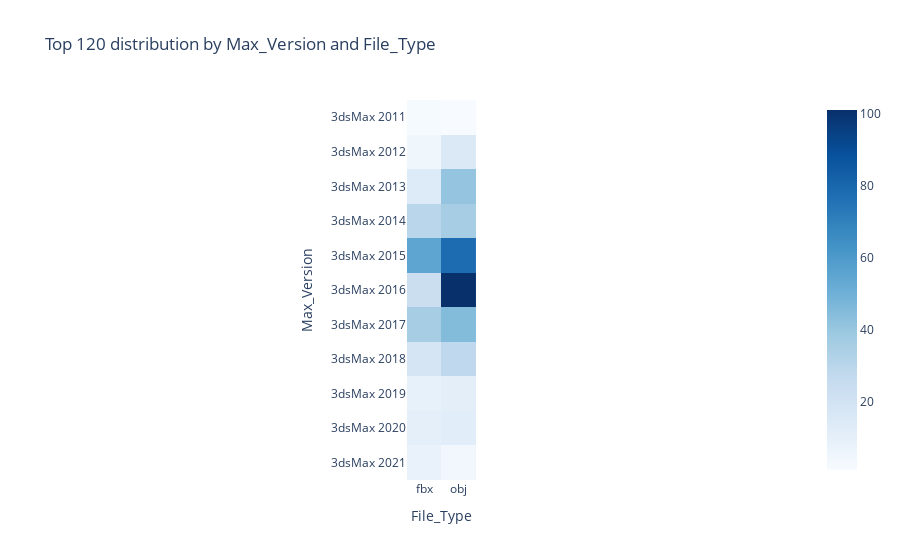

The cell this chart's notebook holds for it:
### Code cell
data_max_file = data[['Unique_Title', 'Max_Version', 'File_Type']].drop_duplicates().reset_index()
data_max_file_pivot = data_max_file.pivot_table(
    values='Unique_Title',
    index='Max_Version',
    columns='File_Type',
    aggfunc='count'
)

fig6 = px.imshow(data_max_file_pivot, color_continuous_scale='Blues', 
                 title='Top 120 distribution by Max_Version and File_Type')
fig6.show()

### Figure 1 — Plotly figure (JSON) as saved in the notebook; plotly's stock layout.template omitted (floating-point values rounded to 4 significant figures)
{"data": [{"coloraxis": "coloraxis", "hovertemplate": "File_Type: %{x}<br>Max_Version: %{y}<br>color: %{z}<extra></extra>", "name": "0", "type": "heatmap", "x": ["fbx", "obj"], "xaxis": "x", "y": ["3dsMax 2011", "3dsMax 2012", "3dsMax 2013", "3dsMax 2014", "3dsMax 2015", "3dsMax 2016", "3dsMax 2017", "3dsMax 2018", "3dsMax 2019", "3dsMax 2020", "3dsMax 2021"], "yaxis": "y", "z": [[2, 1], [5, 15], [14, 41], [30, 36], [55, 78], [24, 101], [36, 45], [18, 28], [9, 11], [10, 12], [8, 4]]}], "layout": {"coloraxis": {"colorscale": [[0, "rgb(247,251,255)"], [0.125, "rgb(222,235,247)"], [0.25, "rgb(198,219,239)"], [0.375, "rgb(158,202,225)"], [0.5, "rgb(107,174,214)"], [0.625, "rgb(66,146,198)"], [0.75, "rgb(33,113,181)"], [0.875, "rgb(8,81,156)"], [1, "rgb(8,48,107)"]]}, "title": {"text": "Top 120 distribution by Max_Version and File_Type"}, "xaxis": {"anchor": "y", "constrain": "domain", "domain": [0, 1], "scaleanchor": "y", "title": {"text": "File_Type"}}, "yaxis": {"anchor": "x", "autorange": "reversed", "constrain": "domain", "domain": [0, 1], "title": {"text": "Max_Version"}}}}
